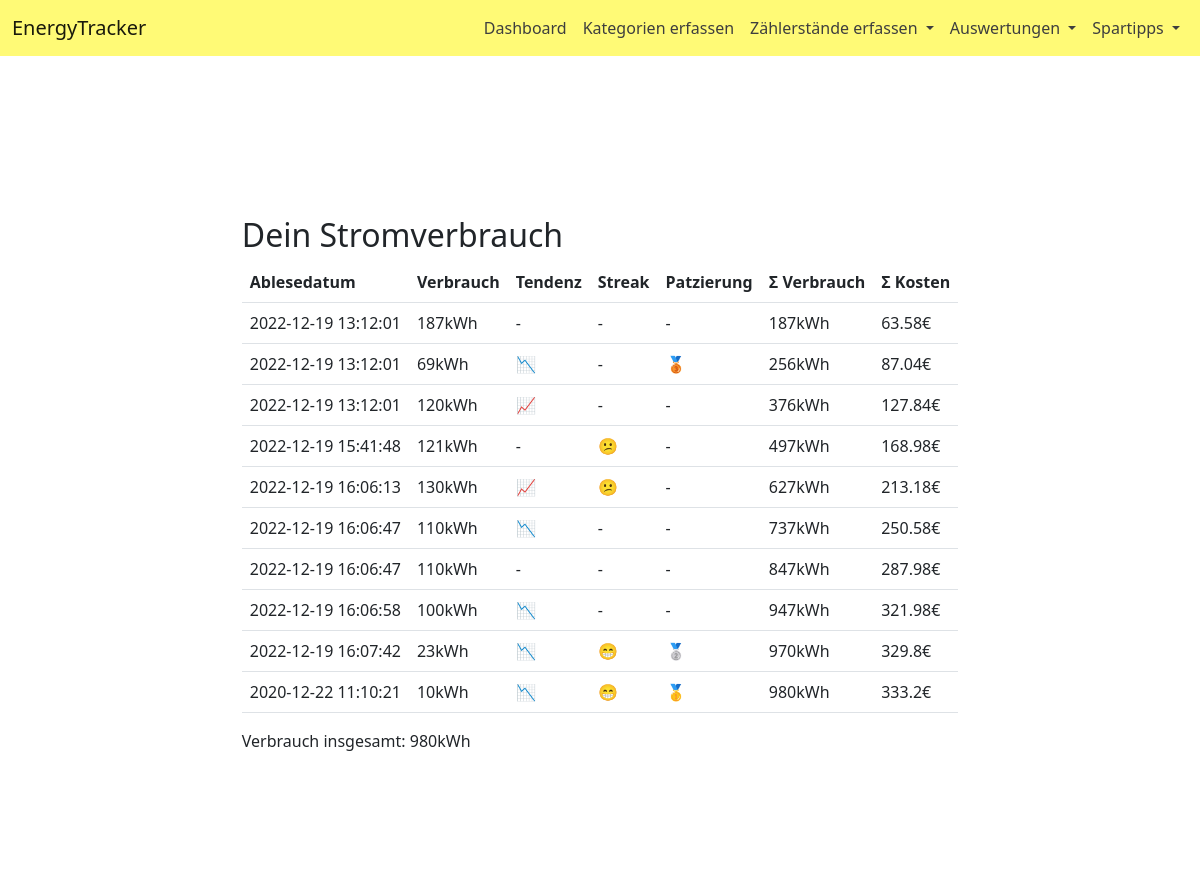
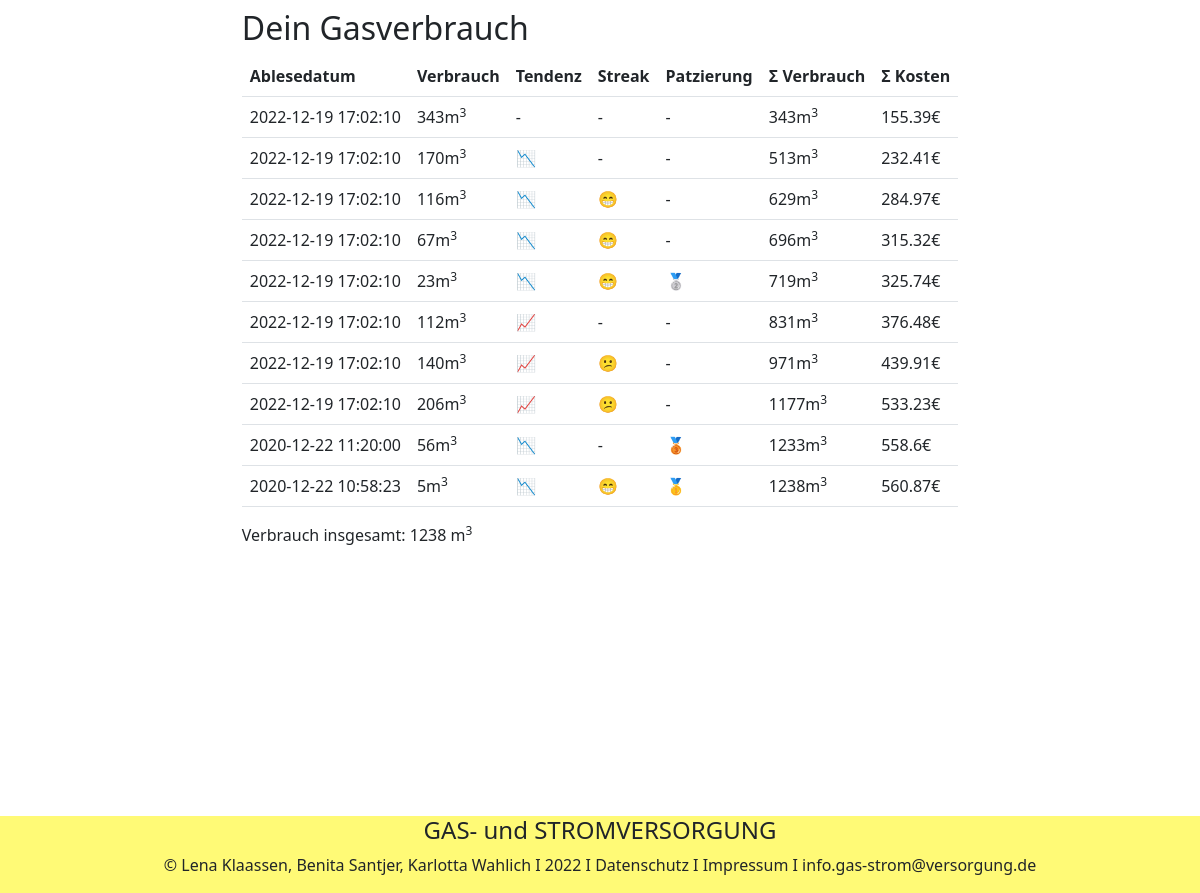
The page / on the database its author committed (2 pictures, top to bottom).
### tables this page shows
CREATE TABLE `power_meter` (
  `id` int(10) UNSIGNED NOT NULL,
  `timestamp` timestamp NOT NULL DEFAULT current_timestamp() ON UPDATE current_timestamp(),
  `category` int(11) NOT NULL,
  `consumption` int(10) UNSIGNED NOT NULL
);

CREATE TABLE `gas_meter` (
  `id` int(10) UNSIGNED NOT NULL,
  `timestamp` timestamp NOT NULL DEFAULT current_timestamp() ON UPDATE current_timestamp(),
  `consumption` int(10) UNSIGNED NOT NULL
);

### database/Database.php (called while the page is built)
<?php
class Database{
    public $conn;
    public function __construct()
    {
        $conn_str = "mysql:host=localhost;dbname=m11575_21";
        $this->conn = new PDO($conn_str,'m11575-21','3QG7YYuQ5');
    }
    public function query($query) {
        $stmt = $this->conn->prepare($query);
        $stmt->execute();
        return $stmt;
    }
}
?>

### database/models/PowerConsumption.php (called while the page is built, shortened)
<?php
require_once 'database/Database.php';
function getPowerConsumptionbyCategoryAndLength($category, $count){
    $db = new Database();
    if($category == null){
        $result = $db->query("SELECT * FROM power_meter")->fetchAll(PDO::FETCH_ASSOC);
    }else{
        $result = $db->query("SELECT * FROM power_meter WHERE CATEGORY = $category")->fetchAll(PDO::FETCH_ASSOC);
    }
    if ($count != null){
        $sliced_result = array_slice($result,count($result)-$count);
        return $sliced_result;
    }else{
        return $result;
    }
};
?>

### utils/calculateTendencies.php (called while the page is built)
<?php
    function calculateTendency($arr){
        $tendencies = [];
        for($i = 0; $i<count($arr);$i++){
            $abs_proc_diff = abs((($arr[$i]-$arr[$i-1])/$arr[$i])* 100);
            if($i==0 || $abs_proc_diff < 2){
                array_push($tendencies,'-');
            }elseif($arr[$i]-$arr[$i-1] > 0 && $abs_proc_diff > 2){
                array_push($tendencies, '&#128200');
            }elseif($arr[$i]-$arr[$i-1] < 0 && $abs_proc_diff > 2){
                array_push($tendencies,'&#128201');
            }
        }
        return $tendencies;
    }
    function calculateStreaks($arr){
        $streaks = [];
        for($i = 0; $i<count($arr);$i++){
            $abs_proc_diff = abs((($arr[$i]-$arr[$i-2])/$arr[$i])* 100);
            if($i<2 || $abs_proc_diff < 2){
                array_push($streaks,'-');
            }elseif($arr[$i-2]> $arr[$i-1] && $arr[$i-1]> $arr[$i] && $abs_proc_diff > 2){
                array_push($streaks, '&#128513');
            }elseif($arr[$i-2]< $arr[$i-1] && $arr[$i-1]< $arr[$i] && $abs_proc_diff > 2){
                array_push($streaks,'&#128533');
            }else{
                array_push($streaks, '-');
            }
        }
        return $streaks;
    }
    function calculatePlacements($arr){
        asort($arr, SORT_NUMERIC);
        $mins = array_slice($arr,0,3, true);
        $placements = array_fill(0, count($arr), '-');
        $placements[array_keys($mins)[0]] = '&#129351';
        $placements[array_keys($mins)[1]] = '&#129352';
        $placements[array_keys($mins)[2]] = '&#129353';
        return $placements;
    }
?>

### utils/calculateConsumptionSums.php (called while the page is built)
<?php
    function calculateConsumptionSums($arr){
        $sum_array = [];
        for($i = 1; $i <= count($arr); $i++){
            $a = array_slice($arr,0,$i);
            array_push($sum_array, array_sum($a));
        }
        return $sum_array;
    }
?>

### utils/calculateCosts.php (called while the page is built)
<?php
function calculatePowerCosts($arr){
    $costPerKWH = 0.34;
    $costs =[];
    foreach($arr as $element){
        array_push($costs, round($element*$costPerKWH,3));
    }
    return $costs;
}
function calculateGasCosts($arr){
    $costs = [];
    $calorific_value = 9.760;
    $conversion_factor = 0.9711;
    $costPerKWH = 0.0478;
    foreach($arr as $element){
        array_push($costs, round($element*$calorific_value*$conversion_factor*$costPerKWH,2));
    }
    return $costs;
}
?>

### database/models/GasConsumption.php (called while the page is built, shortened)
<?php
require_once 'database/Database.php';
function getGasConsumptionByCount($count){
    $db = new Database();
    $result = $db->query("SELECT * FROM gas_meter")->fetchAll(PDO::FETCH_ASSOC);
    $sliced_result = array_slice($result,count($result)-$count);
    return $sliced_result;
};
?>

### app/components/powerConsumptionTable/powerConsumptionTable.view.php (the view)
<?php
    require_once 'database/models/PowerConsumption.php';
    require_once 'utils/calculateConsumptionSums.php';
    require_once 'utils/calculateCosts.php';
    require_once 'utils/calculateTendencies.php';
    $pList = getPowerConsumptionbyCategoryAndLength($category, $count);
    $consumptions = [];
    foreach($pList as $elem){
        array_push($consumptions, $elem['consumption']);
    }
    $consumptionSums = calculateConsumptionSums($consumptions);
    $powerCosts = calculatePowerCosts($consumptionSums);
    $trends = calculateTendency($consumptions);
    $streaks = calculateStreaks($consumptions);
    $placements = calculatePlacements($consumptions);
?>
<link rel="stylesheet" href="/app/components/powerConsumptionTable/powerConsumptionTable.css">
<div class="table-power">
    <table class="table table-responsiv">
    <thead>
        <tr>
        <th scope="col">Ablesedatum</th>
        <th scope="col">Verbrauch</th>
        <th scope="col">Tendenz</th>
        <th scope="col">Streak</th>
        <th scope="col">Patzierung</th>
        <th scope="col">Σ Verbrauch</th>
        <th scope="col">Σ Kosten</th>
        </tr>
    </thead>
    <tbody>
    <?php for($i=0;$i<count($pList);$i++): ?>
        <tr>
            <td>
                <?php echo $pList[$i]['timestamp']; ?>
            </td>
            <td>
                <?php echo $consumptions[$i]; ?>kWh
            </td>
            <td>
                <?php echo $trends[$i] ?>
            </td>
            <td>
                <?php echo $streaks[$i] ?>
            </td>
            <td>
                <?php echo $placements[$i] ?>
            </td>
            <td>
                <?php echo $consumptionSums[$i] ?>kWh
            </td>
            <td>
                <?php echo $powerCosts[$i] ?>€
            </td>
        </tr>
        <?php endfor; ?>
    </tbody>
    </table>
    <p class="sum">Verbrauch insgesamt: <?php echo array_sum($consumptions)?>kWh</p>
</div>

### index.php (shortened to what this page needs)
<?php
$request = parse_url($_SERVER['REQUEST_URI'])['path'];
switch ($request){
    case '/':
        require_once './app/pages/index/index.php';
        break;
    }

### app/pages/index/index.php (shortened to what this page needs)
<!DOCTYPE html>
<html lang="en">
<head>
    <link rel="stylesheet" href="/app/pages/global.css">
    <link rel="stylesheet" href="/app/pages/index/index.css">
        <link rel="stylesheet" href="https://cdn.jsdelivr.net/npm/bootstrap@5.2.3/dist/css/bootstrap.min.css">
</head>
<body>
    <?php require 'app/components/navbar/navbar.view.php'; ?>
    <div class="grid-container">
        <div class="container-power">
            <h2>Dein Stromverbrauch</h2>
            <?php
            $category = 1;
            $count = 10;
            require 'app/components/powerConsumptionTable/powerConsumptionTable.view.php';
            ?>
        </div>
        <div class="container-gas">
            <h2>Dein Gasverbrauch</h2>
            <?php
            require 'app/components/gasConsumptionTable/gasConsumptionTable.view.php';
            ?>
        </div>
    </div>
    <?php require_once 'app/components/footer/footer.view.php' ?>
</body>
</html>

### app/components/navbar/navbar.view.php (shortened to what this page needs)
<link rel="stylesheet" href="/app/components/navbar/navbar.css">
<nav class="navbar navbar-expand-lg">
  <div class="container-fluid">
    <a class="navbar-brand" href="/">EnergyTracker</a>
    <div class="collapse navbar-collapse" id="navbarSupportedContent">
      <ul class="navbar-nav ms-auto mb-2 mb-lg-0">
        <li class="nav-item">
          <a class="nav-link" aria-current="page" href="/">Dashboard</a>
        </li>
        <li class="nav-item">
          <a class="nav-link" href="/categories">Kategorien erfassen</a>
        </li>
        <li class="nav-item dropdown">
          <a class="nav-link dropdown-toggle" href="#" role="button" data-bs-toggle="dropdown" aria-expanded="false">
            Zählerstände erfassen
          </a>
        </li>
        <li class="nav-item dropdown">
          <a class="nav-link dropdown-toggle" href="#" role="button" data-bs-toggle="dropdown" aria-expanded="false">
            Auswertungen
          </a>
        </li>
        <li class="nav-item dropdown">
          <a class="nav-link dropdown-toggle" href="#" role="button" data-bs-toggle="dropdown" aria-expanded="false">
            Spartipps
          </a>
        </li>
      </ul>
    </div>
  </div>
</nav>

### app/components/gasConsumptionTable/gasConsumptionTable.view.php
<?php
    require_once 'database/models/GasConsumption.php';
    require_once 'utils/calculateConsumptionSums.php';
    require_once 'utils/calculateCosts.php';
    require_once 'utils/calculateTendencies.php';
    $pList = getGasConsumptionByCount(10);
   $consumptions = [];
    foreach($pList as $elem){
        array_push($consumptions, $elem['consumption']);
    }
    $consumptionSums = calculateConsumptionSums($consumptions);
    $gasCosts = calculateGasCosts($consumptionSums);
    $trends = calculateTendency($consumptions);
    $streaks = calculateStreaks($consumptions);
    $placements = calculatePlacements($consumptions);
?>
<link rel="stylesheet" href="/app/components/gasConsumptionTable/gasConsumptionTable.css">
<div class="table-power">
    <table class="table table-responsive">
    <thead>
        <tr>
        <th scope="col">Ablesedatum</th>
        <th scope="col">Verbrauch</th>
        <th scope="col">Tendenz</th>
        <th scope="col">Streak</th>
        <th scope="col">Patzierung</th>
        <th scope="col">Σ Verbrauch</th>
        <th scope="col">Σ Kosten</th>
        </tr>
    </thead>
    <tbody>
    <?php for($i=0;$i<count($pList);$i++): ?>
        <tr>
            <td>
                <?php echo $pList[$i]['timestamp']; ?>
            </td>
            <td>
                <?php echo $consumptions[$i]; ?>m<sup>3</sup>
            </td>
            <td>
                <?php echo $trends[$i] ?>
            </td>
            <td>
                <?php echo $streaks[$i] ?>
            </td>
            <td>
                <?php echo $placements[$i] ?>
            </td>
            <td>
                <?php echo $consumptionSums[$i] ?>m<sup>3</sup>
            </td>
            <td>
                <?php echo $gasCosts[$i] ?>€
            </td>
        </tr>
        <?php endfor; ?>
    </tbody>
    </table>
    <p>Verbrauch insgesamt: <?php echo array_sum($consumptions)?> m<sup>3</sup></p>
</div>

### app/components/footer/footer.view.php
<link rel="stylesheet" href="/app/components/footer/footer.css">
<footer class="footer">
    <h4>GAS- und STROMVERSORGUNG</h4>
    <p>&copy; Lena Klaassen, Benita Santjer, Karlotta Wahlich I 2022 I Datenschutz I Impressum I info.gas-strom@versorgung.de</p>
</footer>

### app/pages/index/index.css (style rules this page uses)
.grid-container { display: grid; grid-template-columns: 1fr 2vw 1fr; grid-template-rows: 1fr; justify-items: center; text-align:center; margin-top: 20vh; }
.container-power { grid-column: 1 / 2; }
.footer { margin-top: 5vh; }
@media only screen and (max-width: 1500px) { .grid-container { grid-template-columns: 1fr; grid-template-rows: 1fr 1fr 10vh; text-align: left; } }

### app/components/navbar/navbar.css (style rules this page uses)
.navbar { background-color: #FFFA76; }
.nav-link { color: rgb(62, 62, 62); }

### app/components/powerConsumptionTable/powerConsumptionTable.css (style rules this page uses)
.table-power { min-height: 70vh; }

### app/components/gasConsumptionTable/gasConsumptionTable.css (style rules this page uses)
.table-power { min-height: 80vh; }

### app/components/footer/footer.css (style rules this page uses)
.footer { display: grid; background-color: #FFFA76; text-align: center; justify-items: center; width: 100vw; }

### rows shown on the page
power_meter: timestamp "2022-12-19 13:12:01"
power_meter: timestamp "2022-12-19 13:12:01"
power_meter: timestamp "2022-12-19 13:12:01"
power_meter: timestamp "2022-12-19 15:41:48"
power_meter: timestamp "2022-12-19 16:06:13"
power_meter: timestamp "2022-12-19 16:06:47"
power_meter: timestamp "2022-12-19 16:06:47"
power_meter: timestamp "2022-12-19 16:06:58"
power_meter: timestamp "2022-12-19 16:07:42"
power_meter: timestamp "2020-12-22 11:10:21"
gas_meter: timestamp "2022-12-19 17:02:10"
gas_meter: timestamp "2022-12-19 17:02:10"
gas_meter: timestamp "2022-12-19 17:02:10"
gas_meter: timestamp "2022-12-19 17:02:10"
gas_meter: timestamp "2022-12-19 17:02:10"
gas_meter: timestamp "2022-12-19 17:02:10"
gas_meter: timestamp "2022-12-19 17:02:10"
gas_meter: timestamp "2022-12-19 17:02:10"
gas_meter: timestamp "2020-12-22 11:20:00"
gas_meter: timestamp "2020-12-22 10:58:23"

### other values the page prints
$consumptions[$i] "187"
$trends[$i] "-"
$streaks[$i] "-"
$placements[$i] "-"
$consumptionSums[$i] "187"
$powerCosts[$i] "63.58"
$consumptions[$i] "69"
$trends[$i] "📉"
$placements[$i] "🥉"
$consumptionSums[$i] "256"
$powerCosts[$i] "87.04"
$consumptions[$i] "120"
$trends[$i] "📈"
$consumptionSums[$i] "376"
$powerCosts[$i] "127.84"
